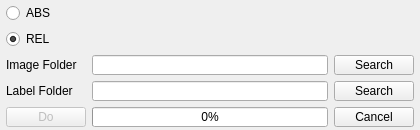
<?xml version="1.0" encoding="UTF-8"?>
<ui version="4.0">
 <class>Form</class>
 <widget class="QWidget" name="Form">
  <property name="geometry">
   <rect>
    <x>0</x>
    <y>0</y>
    <width>420</width>
    <height>130</height>
   </rect>
  </property>
  <property name="minimumSize">
   <size>
    <width>420</width>
    <height>130</height>
   </size>
  </property>
  <property name="maximumSize">
   <size>
    <width>420</width>
    <height>130</height>
   </size>
  </property>
  <property name="windowTitle">
   <string>Make Dataset </string>
  </property>
  <layout class="QGridLayout" name="gridLayout_2">
   <property name="leftMargin">
    <number>6</number>
   </property>
   <property name="topMargin">
    <number>3</number>
   </property>
   <property name="rightMargin">
    <number>6</number>
   </property>
   <property name="bottomMargin">
    <number>3</number>
   </property>
   <item row="0" column="1">
    <layout class="QGridLayout" name="gridLayout">
     <item row="4" column="0">
      <widget class="QPushButton" name="doButton">
       <property name="enabled">
        <bool>false</bool>
       </property>
       <property name="maximumSize">
        <size>
         <width>100</width>
         <height>16777215</height>
        </size>
       </property>
       <property name="text">
        <string>Do</string>
       </property>
      </widget>
     </item>
     <item row="1" column="0">
      <widget class="QRadioButton" name="relRadioButton">
       <property name="text">
        <string>REL</string>
       </property>
       <property name="checked">
        <bool>true</bool>
       </property>
      </widget>
     </item>
     <item row="3" column="2">
      <widget class="QPushButton" name="labelSearchButton">
       <property name="maximumSize">
        <size>
         <width>100</width>
         <height>16777215</height>
        </size>
       </property>
       <property name="text">
        <string>Search</string>
       </property>
      </widget>
     </item>
     <item row="4" column="2">
      <widget class="QPushButton" name="cancelButton">
       <property name="maximumSize">
        <size>
         <width>100</width>
         <height>16777215</height>
        </size>
       </property>
       <property name="text">
        <string>Cancel</string>
       </property>
      </widget>
     </item>
     <item row="0" column="0">
      <widget class="QRadioButton" name="absRadioButton">
       <property name="text">
        <string>ABS</string>
       </property>
      </widget>
     </item>
     <item row="2" column="0">
      <widget class="QLabel" name="label">
       <property name="text">
        <string>Image Folder</string>
       </property>
      </widget>
     </item>
     <item row="3" column="1">
      <widget class="QLineEdit" name="labelLineEdit">
       <property name="readOnly">
        <bool>true</bool>
       </property>
      </widget>
     </item>
     <item row="3" column="0">
      <widget class="QLabel" name="label_2">
       <property name="text">
        <string>Label Folder</string>
       </property>
      </widget>
     </item>
     <item row="2" column="1">
      <widget class="QLineEdit" name="imageLineEdit"/>
     </item>
     <item row="2" column="2">
      <widget class="QPushButton" name="imageSearchButton">
       <property name="text">
        <string>Search</string>
       </property>
      </widget>
     </item>
     <item row="4" column="1">
      <widget class="QProgressBar" name="progressBar">
       <property name="value">
        <number>0</number>
       </property>
      </widget>
     </item>
    </layout>
   </item>
  </layout>
 </widget>
 <resources/>
 <connections/>
</ui>
